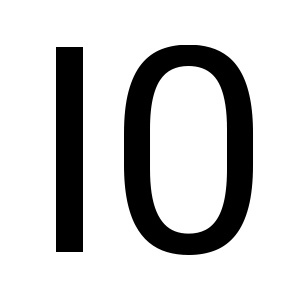
#> input picture templates/rank/10.jpg, 300 x 300 px
$ python -i image_utils.py   (imports and definitions only)
#> lines starting #> are read from the running program, lines starting #| are printed output that depends on the picture; after the words box and inside, x2 and y2 are one past the last pixel; in counts of white or black regions, pixels touching at a corner belong together
#> further down, picture is the input picture: shape (300, 300, 3); min 0, max 255, mean 205.1
import cv2
import numpy as np

from config import TEMPLATE_SIZE, THRESH_BINARY_VALUE


def safe_resize(img, size):
    return cv2.resize(img, size, interpolation=cv2.INTER_AREA)


# [19 lines left out: functions order_points, rotate_if_landscape, not called in this run]


def preprocess_binary_from_bgr(img_bgr, use_canny=False):
#> called with use_canny = False
    gray = cv2.cvtColor(img_bgr, cv2.COLOR_BGR2GRAY)
    gray = cv2.GaussianBlur(gray, (3, 3), 0)
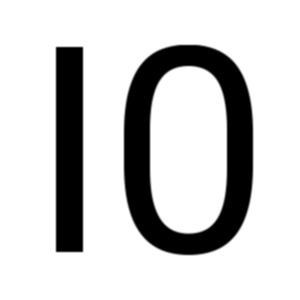
#> gray: shape (300, 300); min 0, max 255, mean 205.1

    if use_canny:
        binary = cv2.Canny(gray, 50, 150)
    else:
        _, binary = cv2.threshold(
            gray,
            THRESH_BINARY_VALUE,
            255,
            cv2.THRESH_BINARY_INV
        )
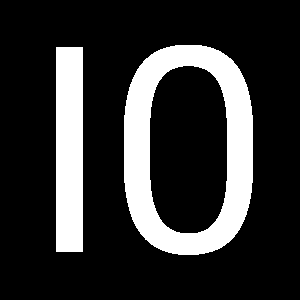
#> binary: shape (300, 300); 19.7% white; 2 white regions, box (x1, y1, x2, y2) and area: (124, 45, 253, 255) 12213, (56, 47, 83, 252) 5535

    return binary


# [125 lines left out: functions _get_valid_contours, isolate_main_symbol, isolate_rank_symbol, preprocess_symbol_roi, preprocess_rank_roi, stack_debug_panel, not called in this run]

>>> import cv2
>>> picture = cv2.imread('../templates/rank/10.jpg')
>>> result = preprocess_binary_from_bgr(picture)

$ run again, on templates/rank/2.jpg
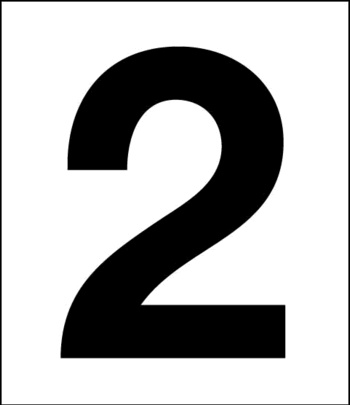
#> input picture templates/rank/2.jpg, 350 x 405 px
#> picture is the input picture: shape (405, 350, 3); min 0, max 255, mean 180.8
#> in preprocess_binary_from_bgr, `gray = cv2.GaussianBlur(gray, (3, 3), 0)`:
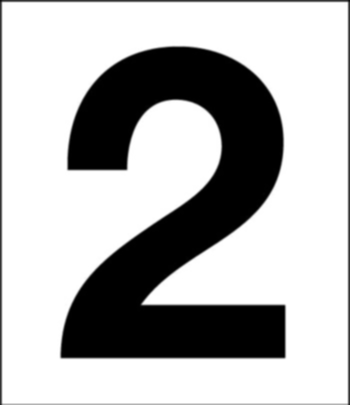
#> gray: shape (405, 350); min 0, max 255, mean 181.1
#> in preprocess_binary_from_bgr, `_, binary = cv2.threshold( gray, THRESH_BINARY_VALUE, 255, cv2.THRESH_..`:
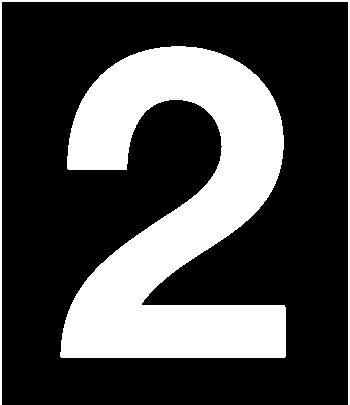
#> binary: shape (405, 350); 29.4% white; 2 white regions, box (x1, y1, x2, y2) and area: (60, 46, 286, 358) 39379, (0, 0, 350, 405) 2312

$ run again, on templates/rank/3.jpg
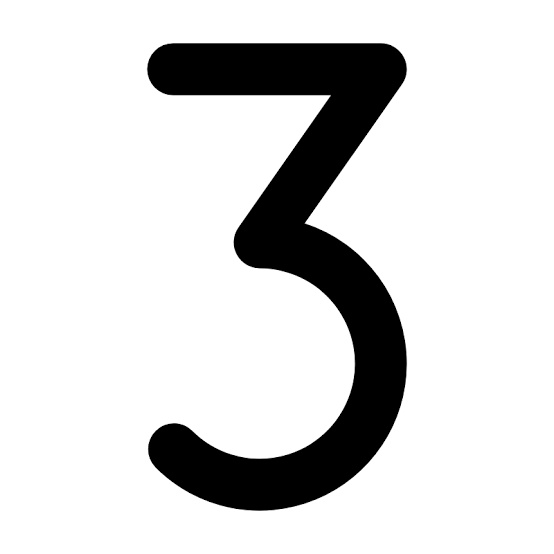
#> input picture templates/rank/3.jpg, 554 x 554 px
#> picture is the input picture: shape (554, 554, 3); min 0, max 255, mean 215.5
#> in preprocess_binary_from_bgr, `_, binary = cv2.threshold( gray, THRESH_BINARY_VALUE, 255, cv2.THRESH_..`:
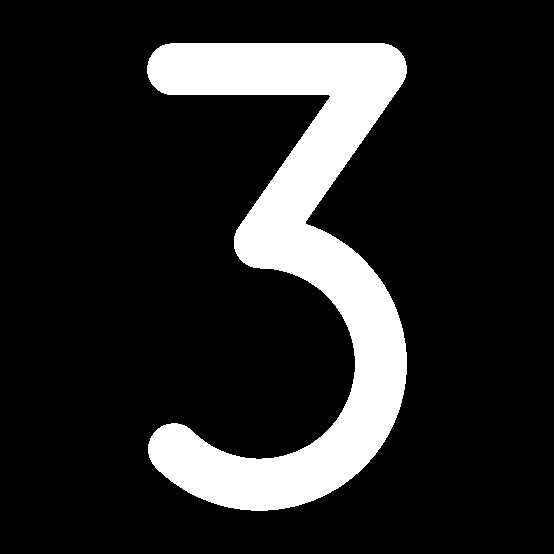
#> binary: shape (554, 554); 15.6% white; 1 white region, box (x1, y1, x2, y2) and area: (147, 43, 407, 511) 47814

$ run again, on templates/rank/4.jpg
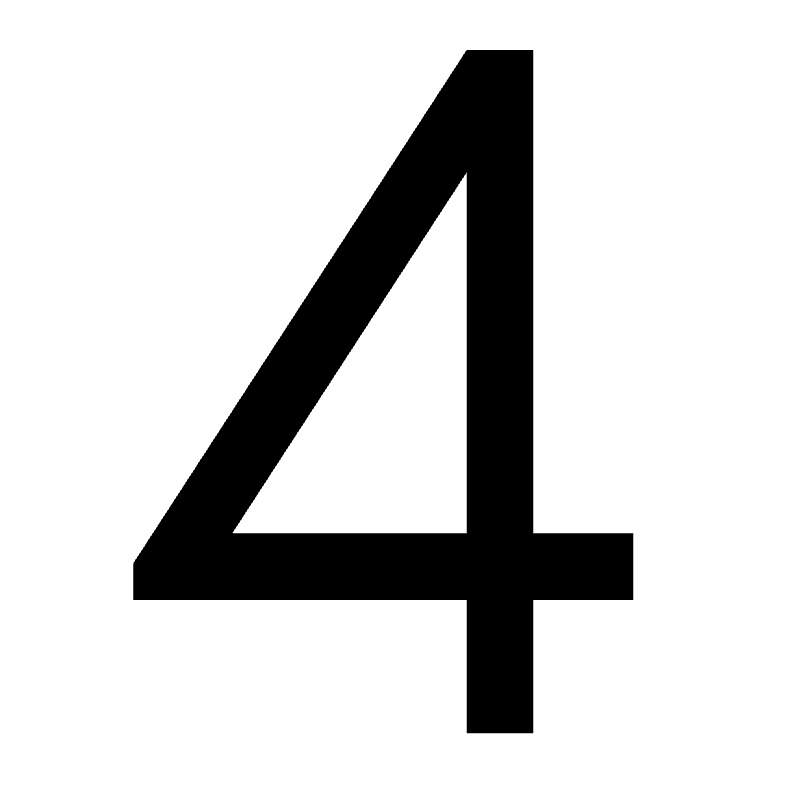
#> input picture templates/rank/4.jpg, 800 x 800 px
#> picture is the input picture: shape (800, 800, 3); min 0, max 255, mean 212.1
#> in preprocess_binary_from_bgr, `_, binary = cv2.threshold( gray, THRESH_BINARY_VALUE, 255, cv2.THRESH_..`:
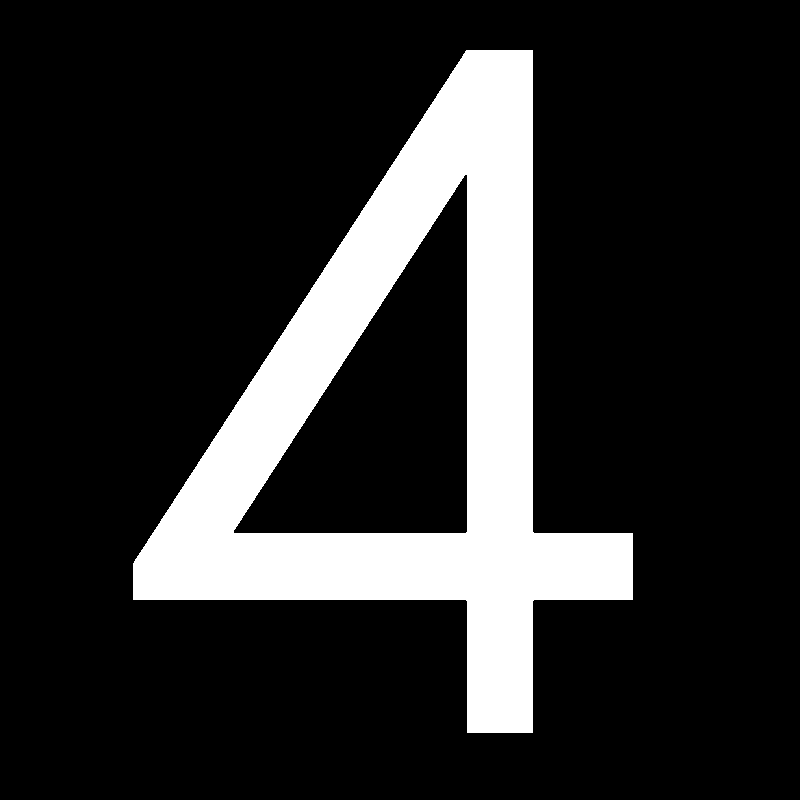
#> binary: shape (800, 800); 16.8% white; 1 white region, box (x1, y1, x2, y2) and area: (133, 50, 633, 733) 107678
